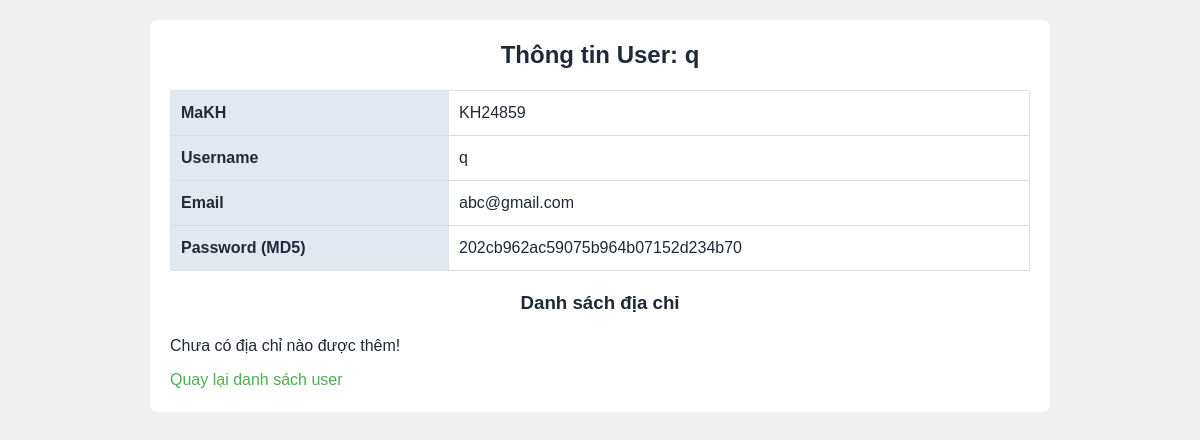
The page /do_an/users_admin/view_user.php?maKH=KH24859 on the database as committed earlier.
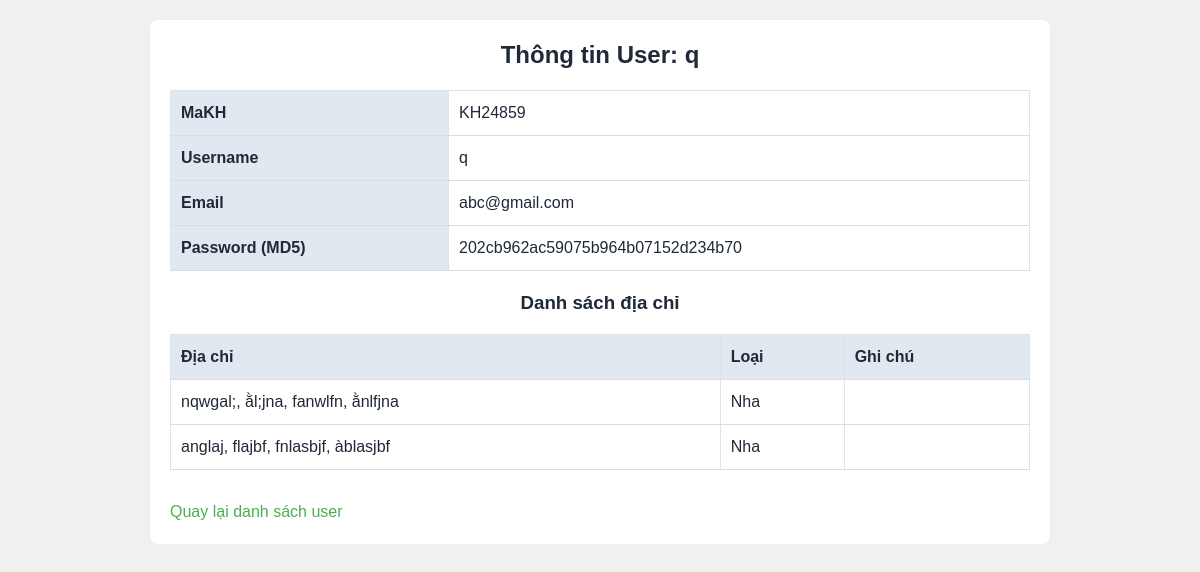
The same page on the database as committed later.
### tables this page shows
CREATE TABLE `diachi` (
  `MaKH` varchar(20) NOT NULL,
  `DiaChiGiaoHang` enum('Nha','CongTy','Khac') DEFAULT 'Nha',
  `ChiTietDiaChi` varchar(255) NOT NULL,
  `ThanhPho` varchar(100) DEFAULT NULL,
  `QuanHuyen` varchar(100) DEFAULT NULL,
  `PhuongXa` varchar(100) DEFAULT NULL,
  `GhiChu` varchar(255) DEFAULT NULL,
  `LoaiDiaChi` char(20) NOT NULL DEFAULT 'Khac'
);

### do_an/users_admin/view_user.php (the view, shortened to what this page needs)
<?php
$conn = connect_db();
$maKH = $_GET['maKH'] ?? '';
$stmt = $conn->prepare("SELECT maKH, username, email, pass FROM users WHERE maKH = ?");
$stmt->bind_param("s", $maKH);
$stmt->execute();
$result = $stmt->get_result();
if($result && $result->num_rows > 0){
    $user = $result->fetch_assoc();
} else {
    die("User không tồn tại!");
}
$stmt2 = $conn->prepare("SELECT * FROM diachi WHERE MaKH=?");
$stmt2->bind_param("s", $maKH);
$stmt2->execute();
$result2 = $stmt2->get_result();
$diachi = [];
if($result2 && $result2->num_rows > 0){
    while($row = $result2->fetch_assoc()){
        $diachi[] = $row;
    }
}
?>
<!DOCTYPE html>
<html lang="vi">
<head>
<link rel="stylesheet" href="../layout/style.css">
</head>
<body>
<div class="container">
    <h2>Thông tin User: <?php echo htmlspecialchars($user['username']); ?></h2>
    <table>
        <tr>
            <th>MaKH</th>
            <td><?php echo htmlspecialchars($user['maKH']); ?></td>
        </tr>
        <tr>
            <th>Username</th>
            <td><?php echo htmlspecialchars($user['username']); ?></td>
        </tr>
        <tr>
            <th>Email</th>
            <td><?php echo htmlspecialchars($user['email']); ?></td>
        </tr>
        <tr>
            <th>Password (MD5)</th>
            <td><?php echo htmlspecialchars($user['pass']); ?></td>
        </tr>
    </table>
    <h3>Danh sách địa chỉ</h3>
    <?php if(count($diachi) > 0): ?>
    <table>
        <tr>
            <th>Địa chỉ</th>
            <th>Loại</th>
            <th>Ghi chú</th>
        </tr>
        <?php foreach($diachi as $d): ?>
        <tr>
            <td><?php echo htmlspecialchars($d['ChiTietDiaChi'].", ".$d['PhuongXa'].", ".$d['QuanHuyen'].", ".$d['ThanhPho']); ?></td>
            <td><?php echo htmlspecialchars($d['DiaChiGiaoHang']); ?></td>
            <td><?php echo htmlspecialchars($d['GhiChu']); ?></td>
        </tr>
        <?php endforeach; ?>
    </table>
    <?php else: ?>
        <p>Chưa có địa chỉ nào được thêm!</p>
    <?php endif; ?>
    <a href="index.php">Quay lại danh sách user</a>
</div>
</body>
</html>

Rows that differ between the two databases and show on the page:
added diachi: ChiTietDiaChi+PhuongXa+QuanHuyen "nqwgal;, ằl;jna, fanwlfn, ằnlfjna", DiaChiGiaoHang "Nha"
added diachi: ChiTietDiaChi+PhuongXa+QuanHuyen "anglaj, flajbf, fnlasbjf, àblasjbf", DiaChiGiaoHang "Nha"
Other text that changed with them:
text no longer shown: "Chưa có địa chỉ nào được thêm!"
text now shown: "Địa chỉ Loại Ghi chú"
